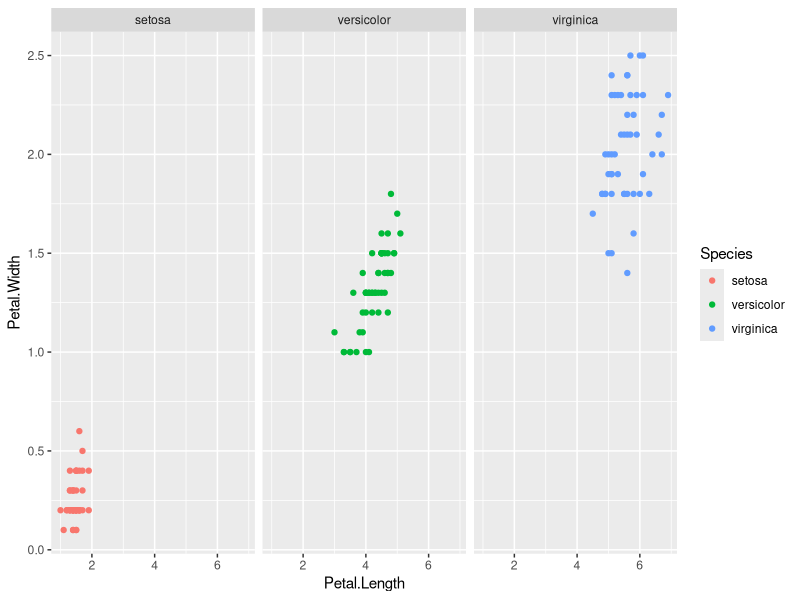

Recreate this plot in R.
## ---- chunk 1
knitr::opts_chunk$set(echo = TRUE)
## ---- chunk 2
library(tidyverse)

iris
flowers_scat <- ggplot(iris, aes(x = Petal.Length, y = Petal.Width)) +
  geom_point(aes(color = Species)) +
  facet_wrap(~Species)

flowers_scat
